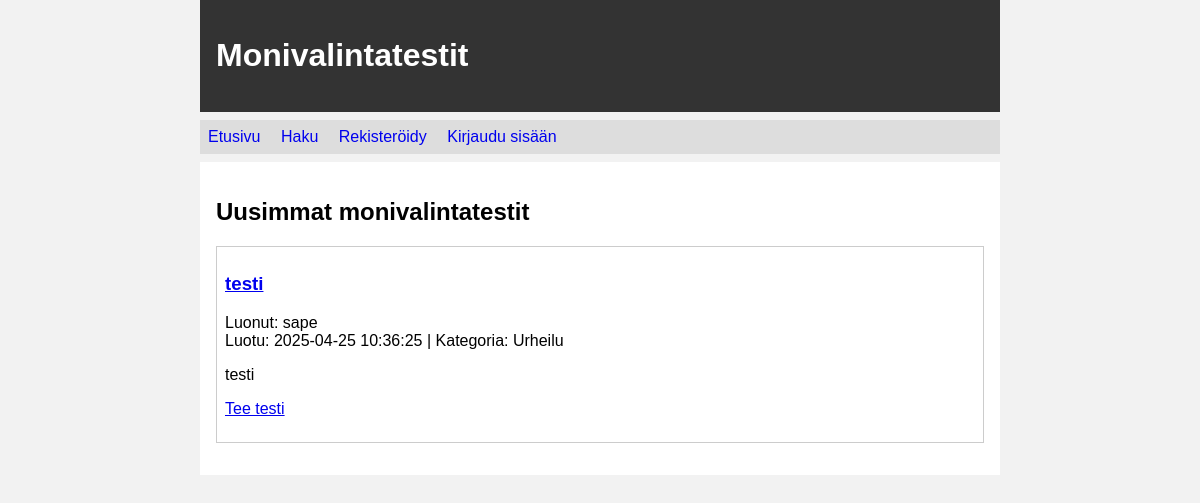
The page / on the database its author committed.
### tables this page shows
CREATE TABLE sets (
        id INTEGER PRIMARY KEY,
        title TEXT,
        description TEXT,
        user_id INTEGER REFERENCES users,
        category_id INTEGER REFERENCES categories,
        created_at TEXT
    );

CREATE TABLE users (
        id INTEGER PRIMARY KEY,
        username TEXT UNIQUE,
        password_hash TEXT
    );

CREATE TABLE categories (
        id INTEGER PRIMARY KEY,
        name TEXT UNIQUE
    );

### app.py (the view)
@app.route("/")
def index():
    return render_template("index.html", sets=list_sets())

### app.py (called while the page is built)
def list_sets():
    return db.query("""SELECT s.*, c.name AS category_name, u.username
                       FROM sets s
                       JOIN users u ON s.user_id=u.id
                       LEFT JOIN categories c ON s.category_id=c.id
                       ORDER BY s.id DESC""")

### db.py (called while the page is built)
def get_connection():
    con = sqlite3.connect("database.db")
    con.execute("PRAGMA foreign_keys = ON")
    con.row_factory = sqlite3.Row
    return con

def query(sql, params=None):
    if params is None:
        params = []
    con = get_connection()
    try:
        return con.execute(sql, params).fetchall()
    finally:
        con.close()

### templates/index.html (shortened to what this page needs)
{% extends "layout.html" %}
{% block content %}
<h2>Uusimmat monivalintatestit</h2>
{% for item in sets %}
<div class="set-box">
  <h3><a href="/set/{{ item.id }}">{{ item.title }}</a></h3>
  <p>Luonut: {{ item.username }}<br>
     Luotu: {{ item.created_at }}{% if item.category_name %} | Kategoria: {{ item.category_name }}{% endif %}
  </p>
  <p>{{ item.description }}</p>
  <p><a href="/attempt_set/{{ item.id }}">Tee testi</a></p>
</div>
{% endfor %}
{% endblock %}

### static/main.css (style rules this page uses)
body { margin: auto; max-width: 50em; font-family: sans-serif; background-color: #f2f2f2; }
.set-box, .question { border: 1px solid #ccc; margin: 1em 0; padding: 0.5em; }

### rows shown on the page
sets: title "testi", username "sape", created_at "2025-04-25 10:36:25", category_name "Urheilu", description "testi"
